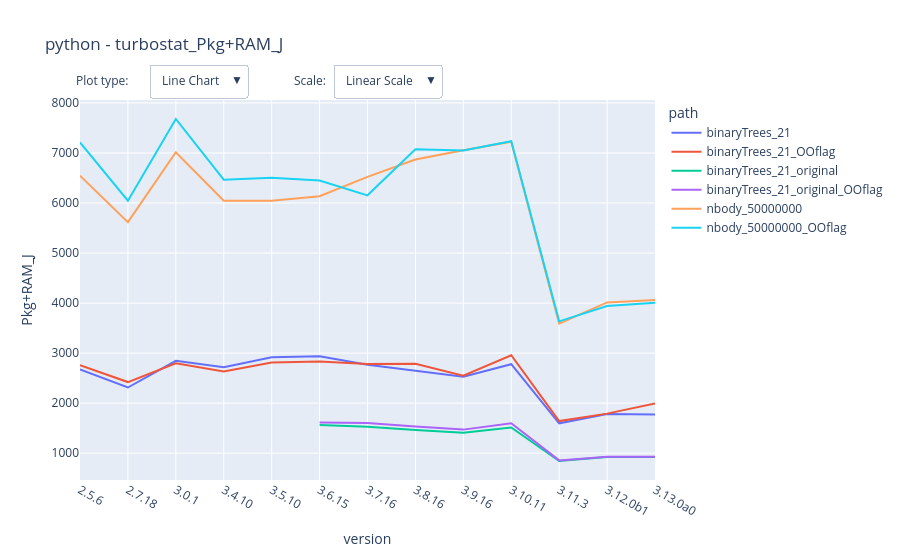

The cell this chart's notebook holds for it:
### Markdown cell above
### Energy Consumption

### Code cell
two_plots(df_turbostat, "Energy Consumption (Pkg + RAM)",
                    filename_plot="turbostat_Pkg+RAM_J", 
                    x_data="version", 
                    y_data="Pkg+RAM_J", 
                    color_data="path",
                    type="lineTurbo")

### Figure 1 — Plotly figure (JSON) as saved in the notebook; plotly's stock layout.template omitted (floating-point values rounded to 4 significant figures)
{"data": [{"hovertemplate": "path=binaryTrees_21<br>version=%{x}<br>Pkg+RAM_J=%{y}<extra></extra>", "legendgroup": "binaryTrees_21", "line": {"color": "#636efa", "dash": "solid"}, "marker": {"symbol": "circle"}, "mode": "lines", "name": "binaryTrees_21", "orientation": "v", "showlegend": true, "textposition": "bottom right", "type": "scatter", "x": ["2.5.6", "2.7.18", "3.0.1", "3.4.10", "3.5.10", "3.6.15", "3.7.16", "3.8.16", "3.9.16", "3.10.11", "3.11.3", "3.12.0b1", "3.13.0a0"], "xaxis": "x", "y": [2675.0, 2312.0, 2845.0, 2717.0, 2917.0, 2937.0, 2765.0, 2650.0, 2529.0, 2778.0, 1597.0, 1782.0, 1772.0], "yaxis": "y"}, {"hovertemplate": "path=binaryTrees_21_OOflag<br>version=%{x}<br>Pkg+RAM_J=%{y}<extra></extra>", "legendgroup": "binaryTrees_21_OOflag", "line": {"color": "#EF553B", "dash": "solid"}, "marker": {"symbol": "circle"}, "mode": "lines", "name": "binaryTrees_21_OOflag", "orientation": "v", "showlegend": true, "textposition": "bottom right", "type": "scatter", "x": ["2.5.6", "2.7.18", "3.0.1", "3.4.10", "3.5.10", "3.6.15", "3.7.16", "3.8.16", "3.9.16", "3.10.11", "3.11.3", "3.12.0b1", "3.13.0a0"], "xaxis": "x", "y": [2760.0, 2421.0, 2796.0, 2633.0, 2812.0, 2830.0, 2783.0, 2785.0, 2549.0, 2958.0, 1641.0, 1790.0, 1994.0], "yaxis": "y"}, {"hovertemplate": "path=binaryTrees_21_original<br>version=%{x}<br>Pkg+RAM_J=%{y}<extra></extra>", "legendgroup": "binaryTrees_21_original", "line": {"color": "#00cc96", "dash": "solid"}, "marker": {"symbol": "circle"}, "mode": "lines", "name": "binaryTrees_21_original", "orientation": "v", "showlegend": true, "textposition": "bottom right", "type": "scatter", "x": ["3.6.15", "3.7.16", "3.8.16", "3.9.16", "3.10.11", "3.11.3", "3.12.0b1", "3.13.0a0"], "xaxis": "x", "y": [1564.0, 1528.0, 1463.0, 1406.0, 1513.0, 843.0, 920.5, 921.0], "yaxis": "y"}, {"hovertemplate": "path=binaryTrees_21_original_OOflag<br>version=%{x}<br>Pkg+RAM_J=%{y}<extra></extra>", "legendgroup": "binaryTrees_21_original_OOflag", "line": {"color": "#ab63fa", "dash": "solid"}, "marker": {"symbol": "circle"}, "mode": "lines", "name": "binaryTrees_21_original_OOflag", "orientation": "v", "showlegend": true, "textposition": "bottom right", "type": "scatter", "x": ["3.6.15", "3.7.16", "3.8.16", "3.9.16", "3.10.11", "3.11.3", "3.12.0b1", "3.13.0a0"], "xaxis": "x", "y": [1612.0, 1602.0, 1534.0, 1470.0, 1599.0, 855.3, 926.9, 926.3], "yaxis": "y"}, {"hovertemplate": "path=nbody_50000000<br>version=%{x}<br>Pkg+RAM_J=%{y}<extra></extra>", "legendgroup": "nbody_50000000", "line": {"color": "#FFA15A", "dash": "solid"}, "marker": {"symbol": "circle"}, "mode": "lines", "name": "nbody_50000000", "orientation": "v", "showlegend": true, "textposition": "bottom right", "type": "scatter", "x": ["2.5.6", "2.7.18", "3.0.1", "3.4.10", "3.5.10", "3.6.15", "3.7.16", "3.8.16", "3.9.16", "3.10.11", "3.11.3", "3.12.0b1", "3.13.0a0"], "xaxis": "x", "y": [6547.0, 5617.0, 7014.0, 6046.0, 6045.0, 6137.0, 6523.0, 6869.0, 7054.0, 7224.0, 3587.0, 4013.0, 4063.0], "yaxis": "y"}, {"hovertemplate": "path=nbody_50000000_OOflag<br>version=%{x}<br>Pkg+RAM_J=%{y}<extra></extra>", "legendgroup": "nbody_50000000_OOflag", "line": {"color": "#19d3f3", "dash": "solid"}, "marker": {"symbol": "circle"}, "mode": "lines", "name": "nbody_50000000_OOflag", "orientation": "v", "showlegend": true, "textposition": "bottom right", "type": "scatter", "x": ["2.5.6", "2.7.18", "3.0.1", "3.4.10", "3.5.10", "3.6.15", "3.7.16", "3.8.16", "3.9.16", "3.10.11", "3.11.3", "3.12.0b1", "3.13.0a0"], "xaxis": "x", "y": [7209.0, 6046.0, 7679.0, 6467.0, 6506.0, 6451.0, 6153.0, 7076.0, 7050.0, 7235.0, 3635.0, 3939.0, 4008.0], "yaxis": "y"}], "layout": {"annotations": [{"align": "left", "showarrow": false, "text": "Plot type:", "x": -0.01, "xref": "paper", "y": 1.08, "yref": "paper"}, {"showarrow": false, "text": "Scale:", "x": 0.4, "xref": "paper", "y": 1.08, "yref": "paper"}], "hovermode": "x unified", "legend": {"title": {"text": "path"}, "tracegroupgap": 0}, "title": {"text": "python - turbostat_Pkg+RAM_J"}, "updatemenus": [{"buttons": [{"args": [{"type": "line"}], "label": "Line Chart", "method": "restyle"}, {"args": [{"type": "bar"}], "label": "Bar Chart", "method": "restyle"}], "direction": "down", "pad": {"r": 10, "t": 10}, "type": "dropdown", "x": 0.12, "xanchor": "left", "y": 1.12, "yanchor": "top"}, {"buttons": [{"args": [{"yaxis.type": "linear"}], "label": "Linear Scale", "method": "relayout"}, {"args": [{"yaxis.type": "log"}], "label": "Log Scale", "method": "relayout"}], "direction": "down", "pad": {"r": 10, "t": 10}, "type": "dropdown", "x": 0.44, "xanchor": "left", "y": 1.12, "yanchor": "top"}], "xaxis": {"anchor": "y", "domain": [0, 1], "title": {"text": "version"}}, "yaxis": {"anchor": "x", "domain": [0, 1], "title": {"text": "Pkg+RAM_J"}}}}
